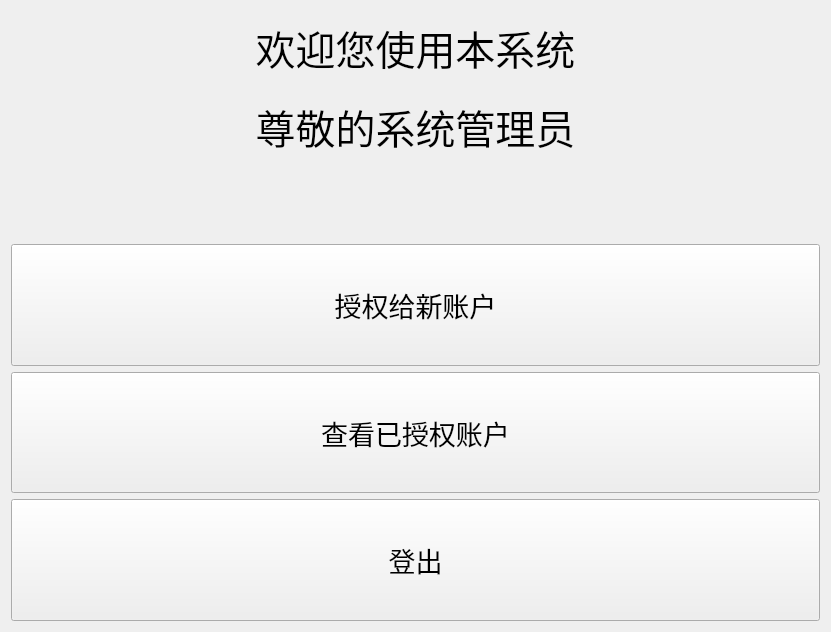
<?xml version="1.0" encoding="UTF-8"?>
<ui version="4.0">
 <class>admininterface</class>
 <widget class="QWidget" name="admininterface">
  <property name="geometry">
   <rect>
    <x>0</x>
    <y>0</y>
    <width>831</width>
    <height>632</height>
   </rect>
  </property>
  <property name="windowTitle">
   <string>Form</string>
  </property>
  <layout class="QVBoxLayout" name="verticalLayout_4">
   <item>
    <layout class="QVBoxLayout" name="verticalLayout_3" stretch="2,1,5">
     <item>
      <layout class="QVBoxLayout" name="verticalLayout_2">
       <item>
        <widget class="QLabel" name="label">
         <property name="font">
          <font>
           <family>新宋体</family>
           <pointsize>30</pointsize>
          </font>
         </property>
         <property name="text">
          <string>欢迎您使用本系统</string>
         </property>
         <property name="alignment">
          <set>Qt::AlignCenter</set>
         </property>
        </widget>
       </item>
       <item>
        <widget class="QLabel" name="label_2">
         <property name="font">
          <font>
           <pointsize>30</pointsize>
          </font>
         </property>
         <property name="text">
          <string>尊敬的系统管理员</string>
         </property>
         <property name="alignment">
          <set>Qt::AlignCenter</set>
         </property>
        </widget>
       </item>
      </layout>
     </item>
     <item>
      <spacer name="verticalSpacer">
       <property name="orientation">
        <enum>Qt::Vertical</enum>
       </property>
       <property name="sizeHint" stdset="0">
        <size>
         <width>20</width>
         <height>40</height>
        </size>
       </property>
      </spacer>
     </item>
     <item>
      <layout class="QVBoxLayout" name="verticalLayout">
       <item>
        <widget class="QPushButton" name="pbtCreateUser">
         <property name="sizePolicy">
          <sizepolicy hsizetype="Minimum" vsizetype="Preferred">
           <horstretch>0</horstretch>
           <verstretch>0</verstretch>
          </sizepolicy>
         </property>
         <property name="font">
          <font>
           <pointsize>20</pointsize>
          </font>
         </property>
         <property name="text">
          <string>授权给新账户</string>
         </property>
        </widget>
       </item>
       <item>
        <widget class="QPushButton" name="pbtShowUser">
         <property name="sizePolicy">
          <sizepolicy hsizetype="Minimum" vsizetype="Preferred">
           <horstretch>0</horstretch>
           <verstretch>0</verstretch>
          </sizepolicy>
         </property>
         <property name="font">
          <font>
           <pointsize>20</pointsize>
          </font>
         </property>
         <property name="text">
          <string>查看已授权账户</string>
         </property>
        </widget>
       </item>
       <item>
        <widget class="QPushButton" name="pbtexit">
         <property name="sizePolicy">
          <sizepolicy hsizetype="Minimum" vsizetype="Preferred">
           <horstretch>0</horstretch>
           <verstretch>0</verstretch>
          </sizepolicy>
         </property>
         <property name="font">
          <font>
           <pointsize>20</pointsize>
          </font>
         </property>
         <property name="text">
          <string>登出</string>
         </property>
        </widget>
       </item>
      </layout>
     </item>
    </layout>
   </item>
  </layout>
 </widget>
 <resources/>
 <connections/>
</ui>
